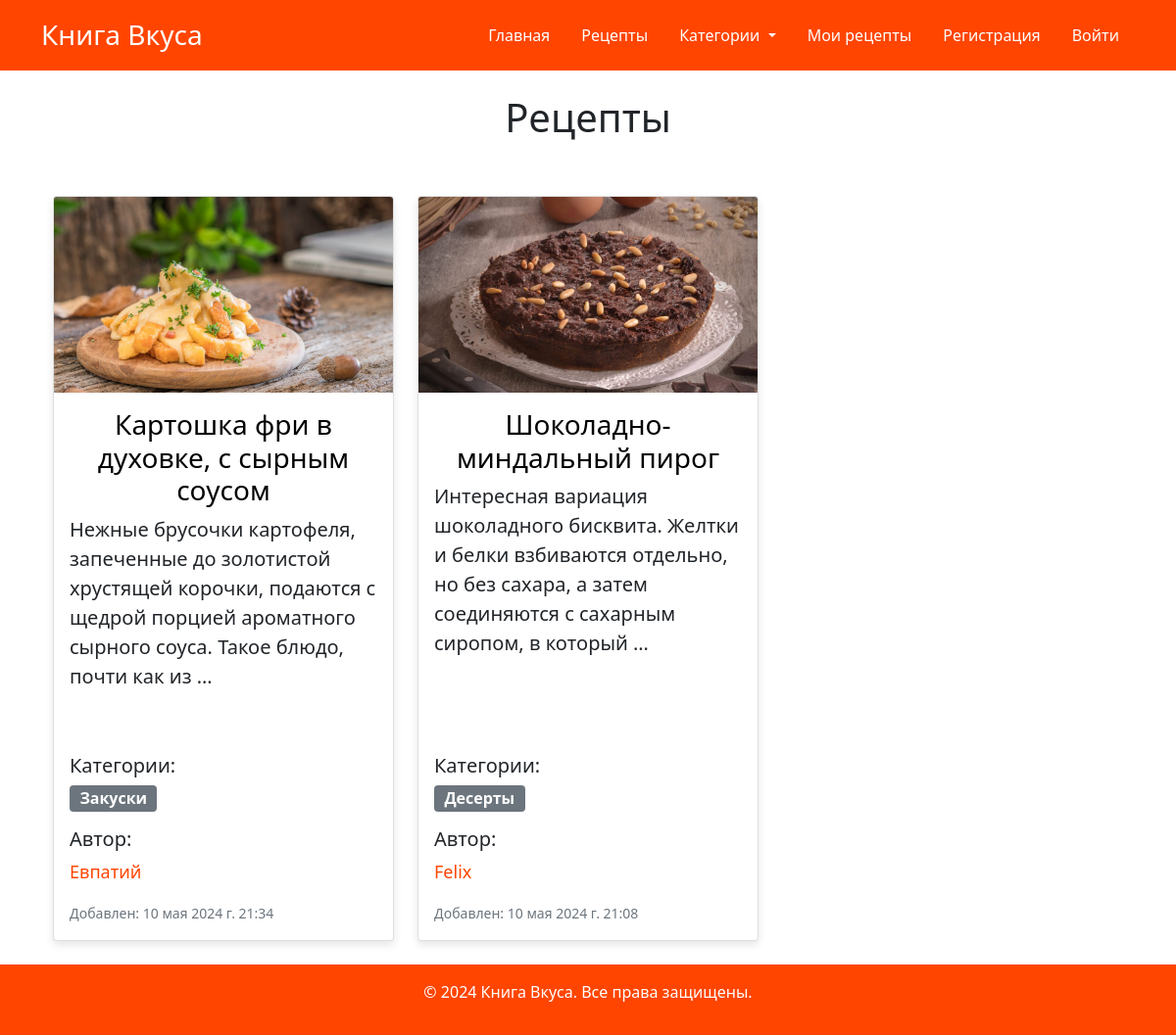
The app's page /recipes/ with its own data.
### recipes_app/models.py (models this page shows, shortened)
class Recipe(models.Model):
    title = models.CharField(max_length=255)
    description = models.TextField()
    preparation_steps = models.TextField()
    cooking_time = models.CharField(max_length=150)
    image = models.ImageField(upload_to='recipes/', blank=True, null=True)
    author = models.ForeignKey(User, on_delete=models.CASCADE)
    category = models.ManyToManyField(Category, through='RecipeCategory')
    ingredients = models.TextField()
    add_time = models.DateTimeField(auto_now_add=True)

class Category(models.Model):
    name = models.CharField(max_length=100, unique=True)
    description = models.TextField(blank=True)

### recipes_app/views.py (the view)
# urls.py: path('recipes/', views.all_recipes, name='recipes'),
def all_recipes(request):
    recipes = Recipe.objects.all().order_by('-add_time')
    return render(request, 'recipes_app/recipes.html', {'recipes': recipes})

### recipes_app/context_processors.py (called while the page is built)
def global_context(request):
    current_year = datetime.now().year
    categories = Category.objects.all()
    return {
        'current_year': current_year,
        'categories': categories
    }

### recipes_app/templates/recipes_app/recipes.html (shortened to what this page needs)
{% extends 'base.html' %}
{% load static %}
{% block content %}
<div class="container mt-4">
    <div class="text-center" style="padding-bottom: 40px;">
        <h1 class="mb-3">Рецепты</h1>
    </div>
    <div class="row">
        {% for recipe in recipes %}
            <div class="col-md-4 mb-4">
                <div class="card h-100">
                    {% if recipe.image %}
                    <img src="{{ recipe.image.url }}" class="card-img-top" alt="{{ recipe.title }}">
                    {% endif %}
                    <div class="card-body d-flex flex-column">
                        <h3 class="card-title" style="text-align: center;">
                            <a href="{% url 'recipe' recipe.pk %}" class="stretched-link"
                               style="text-decoration: none; color: black;">{{ recipe.title }}</a></h3>
                        <p class="card-text flex-grow-1" style="font-size: 20px;">{{ recipe.description|truncatewords:20 }}</p>
                        <div class="mt-auto">
                            <p><h5>Категории:</h5>
                                {% for category in recipe.category.all %}
                                <a href="{% url 'recipe' category.id %}" style="font-size: 16px;" class="badge bg-secondary text-decoration-none">
                                    {{ category.name }}{% if not forloop.last %}<br> {% endif %}
                                </a>
                            {% endfor %}
                            </p>
                            <p><h5>Автор:</h5> <a href="{% url 'author' recipe.author_id %}"
                                                  style="font-size: 18px; text-decoration: none; color: #FF4500;">{{ recipe.author }}</a></p>
                        </div>
                        <p class="card-text"><small class="text-muted">Добавлен: {{ recipe.add_time }}</small></p>
                    </div>
                </div>
            </div>
        {% endfor %}
    </div>
</div>
{% endblock %}

### static/css/main.css (style rules this page uses)
.card { height: 100%; display: flex; flex-direction: column; }
.card-body { flex: 1; display: flex; flex-direction: column; justify-content: space-between; / }
.card-img-top { width: 100%; height: 200px; object-fit: cover; }
a.text-decoration-none { text-decoration: none; }
.badge { font-size: 1em; }
.card { box-shadow: 0 4px 8px rgba(0,0,0,0.1); margin-bottom: 2rem; }
.card-body { padding: 2rem; }

### records on screen
Recipe: image (picture), title "Картошка фри в духовке, с сырным соусом", description "Нежные брусочки картофеля, запеченные до золотистой хрустящей корочки, подаются с щедрой порцией ароматного сырного соуса. Такое блюдо, почти как из …", author "Евпатий", add_time "10 мая 2024 г. 21:34"
Category: name "Закуски"
Recipe: image (picture), title "Шоколадно-миндальный пирог", description "Интересная вариация шоколадного бисквита. Желтки и белки взбиваются отдельно, но без сахара, а затем соединяются с сахарным сиропом, в который …", author "Felix", add_time "10 мая 2024 г. 21:08"
Category: name "Десерты"
